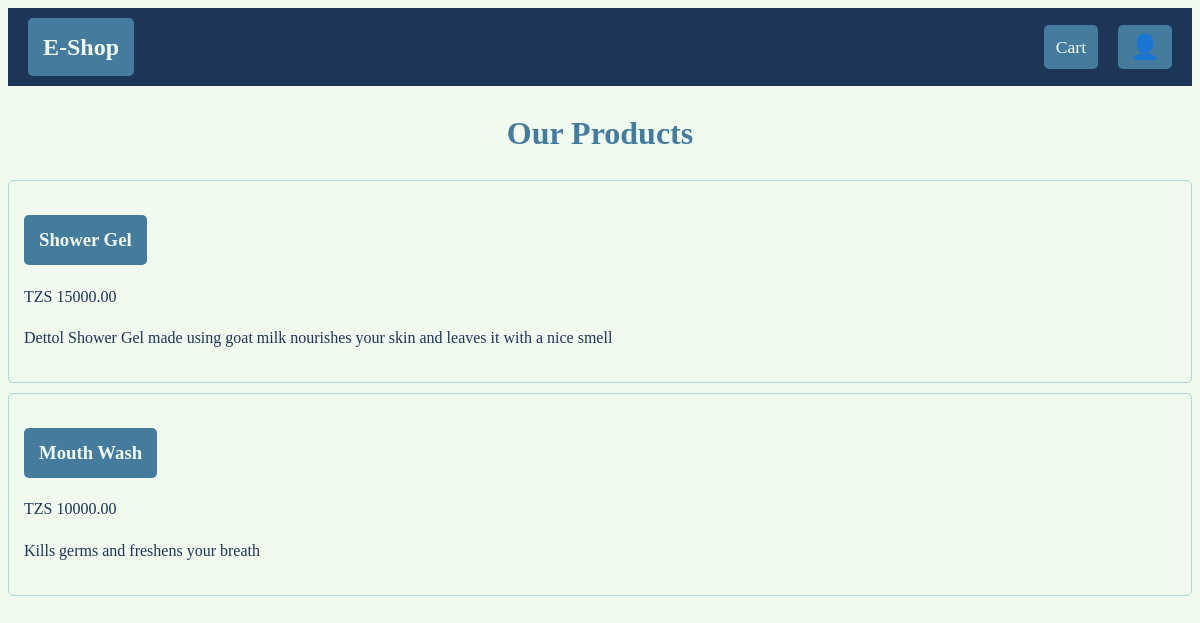
The app's page / (signed in) with its own data.
### store/models.py (models this page shows, shortened)
class Product(models.Model):
    name = models.CharField(max_length=200, null=False, blank=False)
    price = models.DecimalField(max_digits=10, decimal_places=2)
    description = models.TextField(null=True, blank=True)

### store/views.py (the view)
# urls.py: path('', include('store.urls')),
def store(request):
    products = Product.objects.all()
    context = {'products': products}
    return render(request, 'store/store.html', context)

### store/templates/store/store.html
{% extends 'base.html' %}
{% load static %}
{% block content %}
    <h1>Our Products</h1>
    <ul>
        {% for product in products %}
            <li>
                <h3><a href="{% url 'product_detail' product.id %}">{{ product.name }}</a></h3>
                <p>TZS {{ product.price }}</p>
                <p>{{ product.description }}</p>
            </li>
        {% endfor %}
    </ul>
{% endblock content %}

### store/static/css/main.css (style rules this page uses)
:root { --red-pantone: #e63946ff; --honeydew: #f1faeeff; --non-photo-blue: #a8dadcff; --cerulean: #457b9dff; --berkeley-blue: #1d3557ff; }
body { font-family: "Comic Sans MS", "Comic Sans", cursive; background-color: var(--honeydew); color: var(--berkeley-blue); line-height: 1.6; }
h1 { color: var(--cerulean); text-align: center; }
ul { list-style: none; padding: 0; }
a { display: inline-block; padding: 10px 15px; text-decoration: none; background-color: var(--cerulean); color: var(--honeydew); border-radius: 5px; transition: background-color 0.3s ease; }
li { background: var(--honeydew); border: 1px solid var(--non-photo-blue); border-radius: 5px; padding: 15px; margin-bottom: 10px; }

### records on screen
Product: name "Shower Gel", price "15000.00", description "Dettol Shower Gel made using goat milk nourishes your skin and leaves it with a nice smell"
Product: name "Mouth Wash", price "10000.00", description "Kills germs and freshens your breath"
